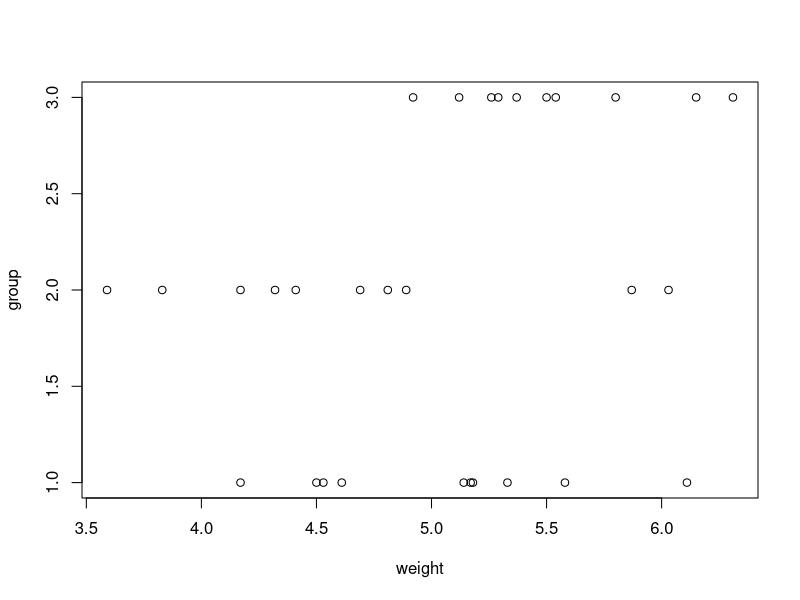
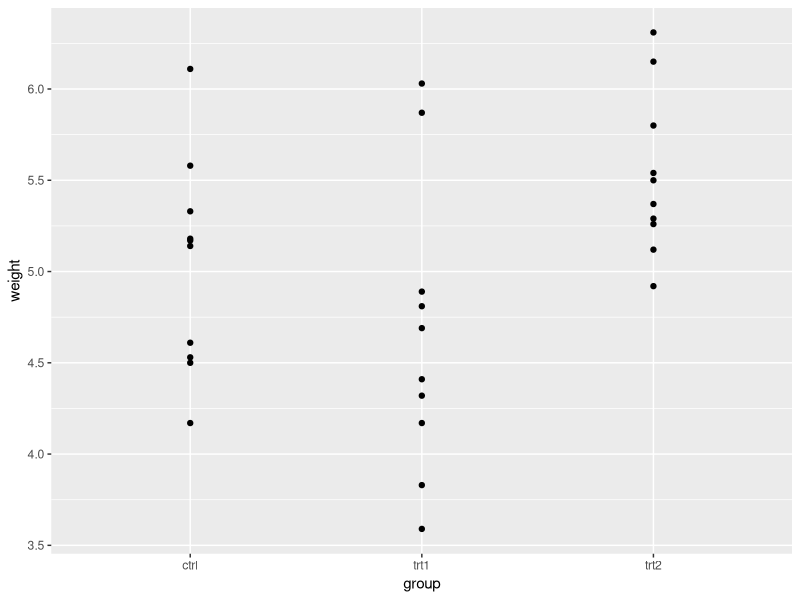
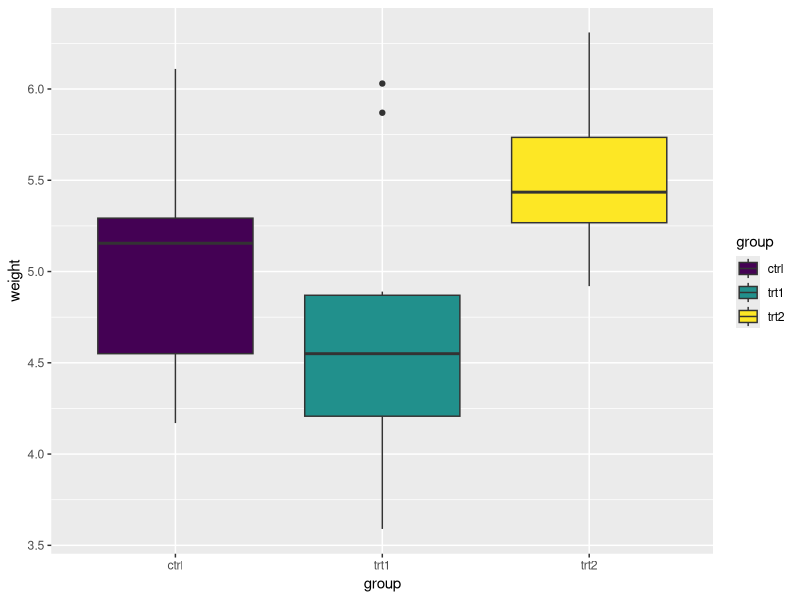
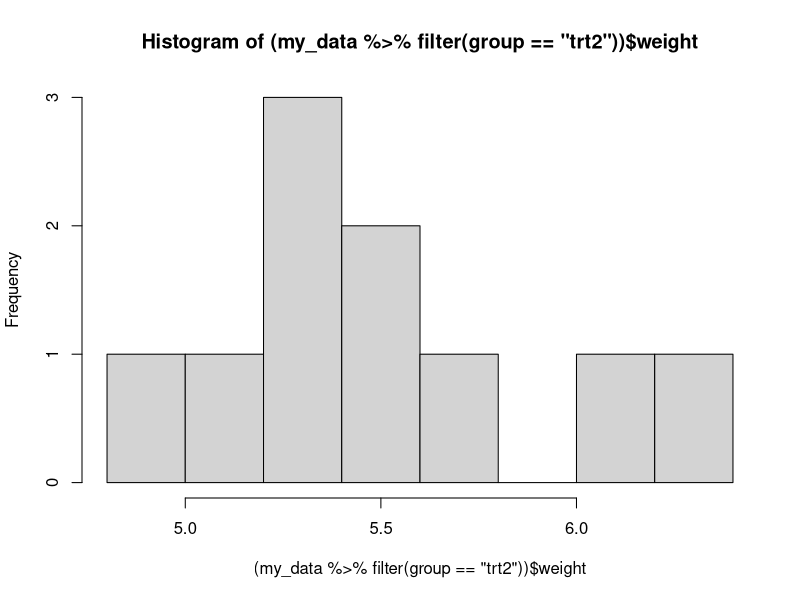
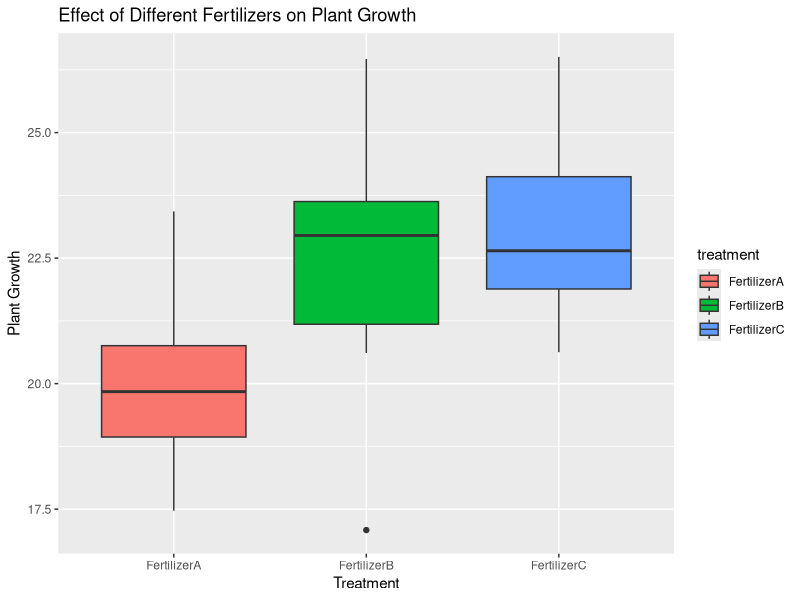

These charts were generated, in order, by the following R code:
# 11-one-way-anova.R
# Companion to IE 1072 lecture notes, Part VI (One-Way ANOVA).
#
# Two illustrations of a single-factor analysis of variance:
#   (a) the built-in PlantGrowth data, with three treatment levels and a
#       per-group summary, a boxplot, and the aov() output;
#   (b) a synthetic three-fertilizer experiment (10 obs each) that you
#       can re-run to see how the F statistic behaves under known means
#       and variances.

library(dplyr)
library(ggplot2)

# ---- (a) PlantGrowth: one-way ANOVA ------------------------------------

my_data <- PlantGrowth
head(PlantGrowth)

# Pick a fixed level order before computing summaries.
my_data$group <- ordered(my_data$group, levels = c("ctrl", "trt1", "trt2"))
my_data$group <- as.factor(my_data$group)

# Per-group summary statistics.
group_by(my_data, group) %>%
  summarise(
    count = n(),
    mean  = mean(weight, na.rm = TRUE),
    sd    = sd(weight, na.rm = TRUE),
    min   = min(weight),
    max   = max(weight),
    Q1    = quantile(weight, probs = c(.25)),
    Q3    = quantile(weight, probs = c(.75))
  )

# Quick visual checks.
plot(my_data)
ggplot(my_data, aes(x = group, y = weight)) + geom_point()
ggplot(my_data, aes(x = group, y = weight, fill = group)) + geom_boxplot()

# Marginal sanity checks: per-group view of the response.
my_data %>% filter(group == "ctrl")
hist((my_data %>% filter(group == "trt2"))$weight)

# One-way ANOVA: is mean weight the same across ctrl/trt1/trt2?
result_aov <- aov(weight ~ group, data = my_data)
summary(result_aov)

# ---- (b) Synthetic three-fertilizer experiment -------------------------

set.seed(123)

plant_data <- data.frame(
  treatment = rep(c("FertilizerA", "FertilizerB", "FertilizerC"), each = 10),
  growth    = c(rnorm(10, mean = 20, sd = 2.0),
                rnorm(10, mean = 22, sd = 2.5),
                rnorm(10, mean = 24, sd = 2.0))
)
head(plant_data)

# Per-group summary statistics.
plant_data %>%
  group_by(treatment) %>%
  summarise(
    count = n(),
    mean  = mean(growth, na.rm = TRUE),
    sd    = sd(growth, na.rm = TRUE),
    min   = min(growth),
    max   = max(growth),
    Q1    = quantile(growth, probs = c(.25)),
    Q3    = quantile(growth, probs = c(.75))
  )

# Boxplot and one-way ANOVA on the synthetic data.
ggplot(plant_data, aes(x = treatment, y = growth, fill = treatment)) +
  geom_boxplot() +
  labs(title = "Effect of Different Fertilizers on Plant Growth",
       x = "Treatment", y = "Plant Growth")

anova_result <- aov(growth ~ treatment, data = plant_data)
summary(anova_result)
